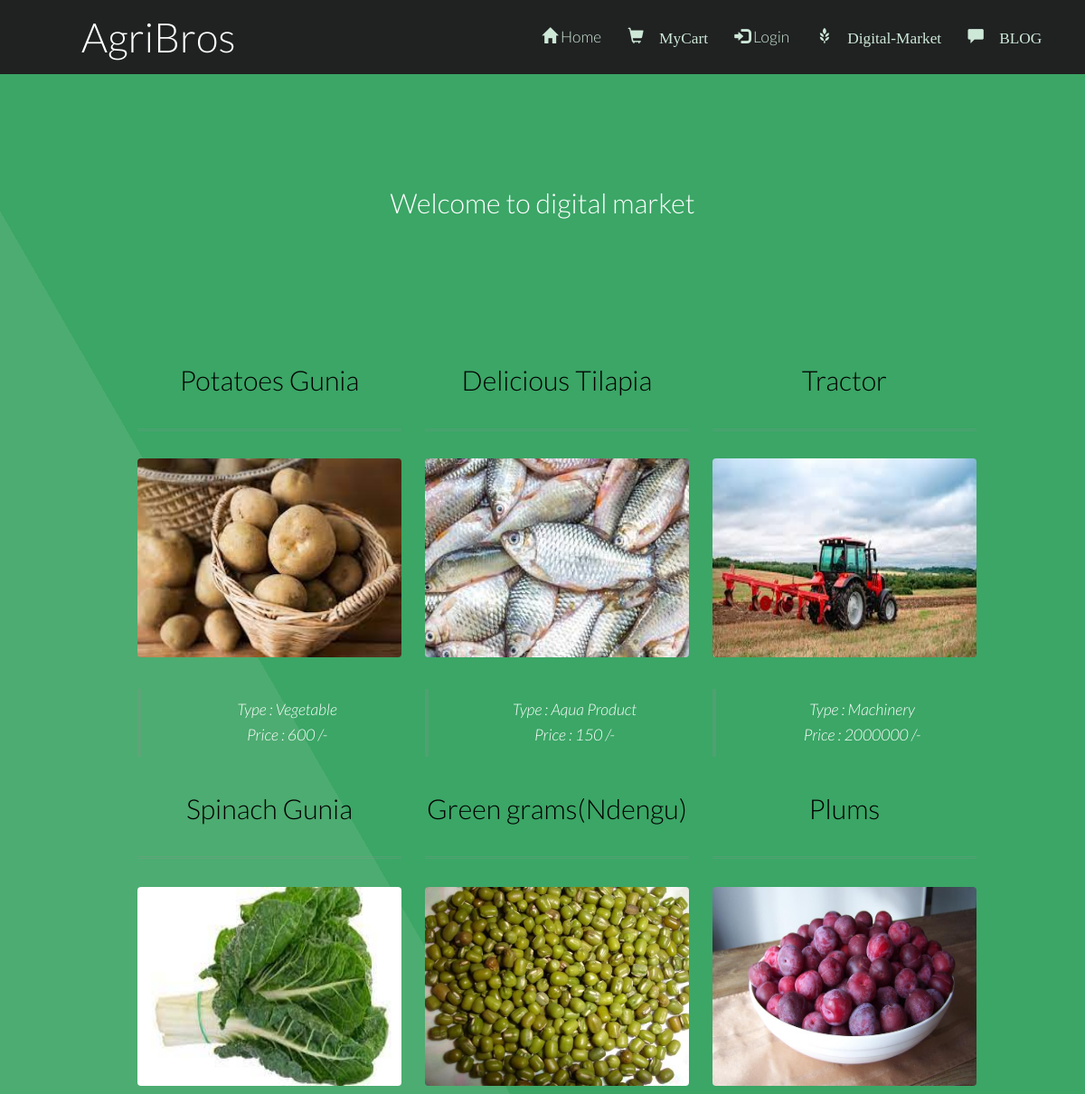
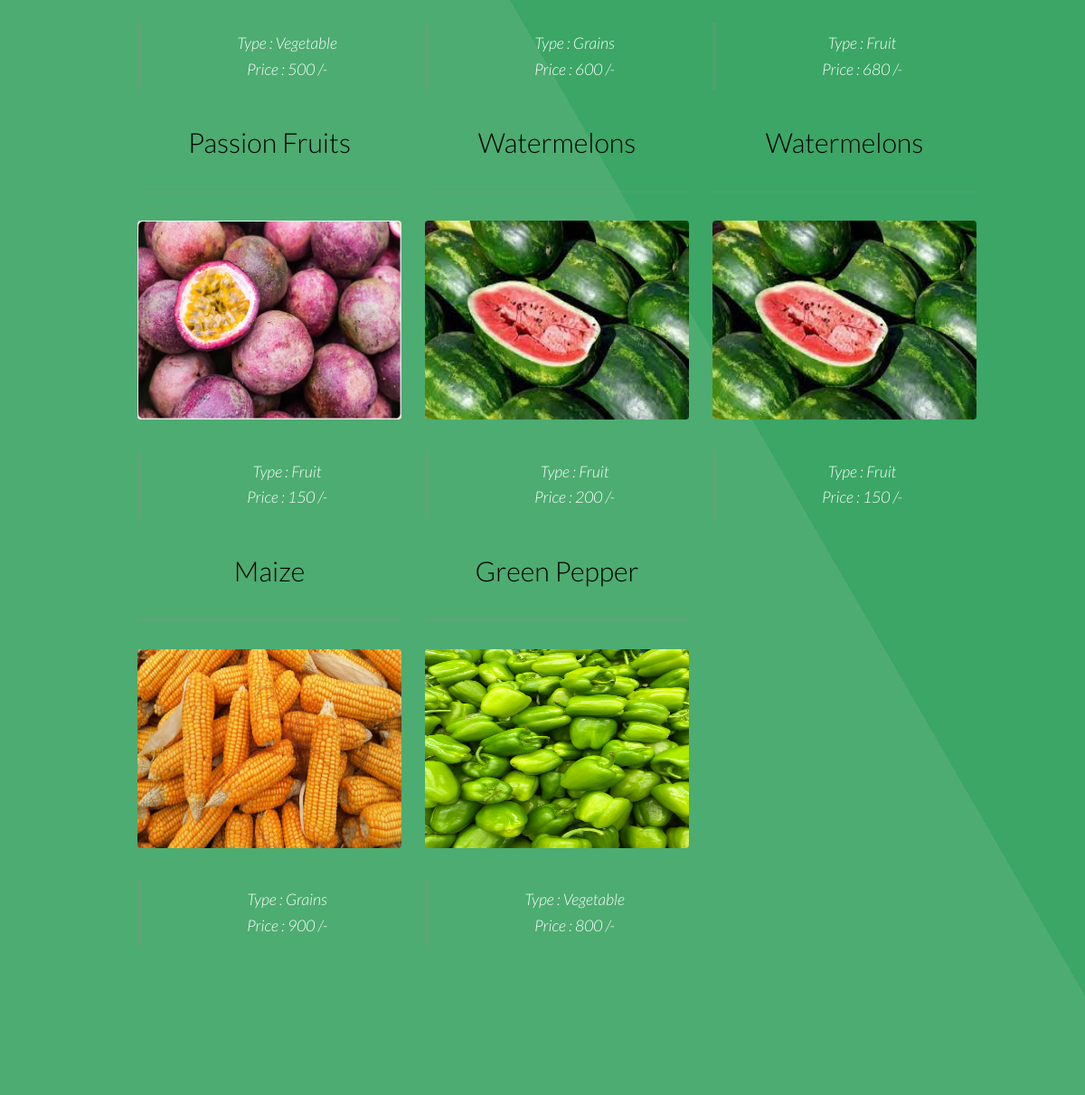
/productMenu.php, run on the app's committed database (2 pictures, top to bottom).
### tables this page shows
CREATE TABLE `fproduct` (
  `fid` int NOT NULL,
  `pid` int NOT NULL,
  `product` varchar(255) NOT NULL,
  `pcat` varchar(255) NOT NULL,
  `pinfo` varchar(255) NOT NULL,
  `price` float NOT NULL,
  `pimage` varchar(255) NOT NULL DEFAULT 'blank.png',
  `picStatus` int NOT NULL DEFAULT '0'
);

### productMenu.php (the view, shortened to what this page needs)
<?php
	require 'db.php';
?>
<!DOCTYPE html>
<html lang="en">
	<head>
		<link href="bootstrap\css\bootstrap.min.css" rel="stylesheet">
		<link rel="stylesheet" href="login.css"/>
	</head>
	<body class>
		<?php
			require 'menu.php';
		?>
			<section id="main" class="wrapper style1 align-center" >
				<div class="container">
						<h2>Welcome to digital market</h2>
				<section id="two" class="wrapper style2 align-center">
				<div class="container">
				<?php
					if(!isset($_GET['type']) OR $_GET['type'] == "all")
					{
					 	$sql = "SELECT * FROM fproduct WHERE 1";
					}
					$result = mysqli_query($conn, $sql);
					?>
					<div class="row">
					<?php
						while($row = $result->fetch_array()):
							$picDestination = "images/productImages/".$row['pimage'];
						?>
							<div class="col-md-4">
							<section>
							<strong><h2 class="title" style="color:black; "><?php echo $row['product'].'';?></h2></strong>
							<a href="review.php?pid=<?php echo $row['pid'] ;?>" > <img class="image fit" src="<?php echo $picDestination;?>" height="220px;"  /></a>
							<div style="align: left">
							<blockquote><?php echo "Type : ".$row['pcat'].'';?><br><?php echo "Price : ".$row['price'].' /-';?><br></blockquote>
						</section>
						</div>
						<?php endwhile;	?>
					</div>
			</section>
			</section>
	</body>
</html>

### menu.php
<?php
	if(isset($_SESSION['logged_in']) AND $_SESSION['logged_in'] == 1)
	{
		$loginProfile = "My Profile: ". $_SESSION['Username'];
		$logo = "glyphicon glyphicon-user";
		if($_SESSION['Category']!= 1)
		{
			$link = "Login/profile.php";
		}
		else {
				$link = "profileView.php";
		}
	}
	else
	{
		$loginProfile = "Login";
		$link = "index.php";
		$logo = "glyphicon glyphicon-log-in";
	}
?>
<!DOCTYPE html>
			<header id="header">
				<h1><a href="index.php">AgriBros</a></h1>
				<nav id="nav">
					<ul>
						<li><a href="index.php"><span class="glyphicon glyphicon-home"></span> Home</a></li>
						<li><a href="myCart.php"><span class="glyphicon glyphicon-shopping-cart"> MyCart</a></li>
						<li><a href="<?= $link; ?>"><span class="<?php echo $logo; ?>"></span><?php echo" ". $loginProfile; ?></a></li>
						<li><a href="market.php"><span class="glyphicon glyphicon-grain"> Digital-Market</a></li>
						<li><a href="blogView.php"><span class="glyphicon glyphicon-comment"> BLOG</a></li>
					</ul>
				</nav>
			</header>
	</body>
</html>

### login.css (style rules this page uses)
.container { padding: 16px; }

### css/style.css (style rules this page uses)
body { background: #fff; }
body, input, select, textarea { color: #444; font-family: "Lato", Helvetica, sans-serif; font-size: 15pt; font-weight: 300; line-height: 1.65em; }
a { color: #4dac71; text-decoration: underline; }
strong, b { color: #666; font-weight: 400; }
h1, h2, h3, h4, h5, h6 { color: #666; font-weight: 300; line-height: 1em; margin: 0 0 1em 0; }
h1 a, h2 a, h3 a, h4 a, h5 a, h6 a { color: inherit; text-decoration: none; }
h2 { font-size: 1.75em; line-height: 1.5em; }
blockquote { border-left: solid 4px rgba(144, 144, 144, 0.25); font-style: italic; margin: 0 0 2em 0; padding: 0.5em 0 0.5em 2em; }
.align-center { text-align: center; }
.image { border-radius: 4px; border: 0; display: inline-block; position: relative; }
.image.fit { display: block; margin: 0 0 2em 0; width: 100%; }
ul { list-style: disc; margin: 0 0 2em 0; padding-left: 1em; }
ul li { padding-left: 0.5em; }
#header { background-color: #202222; color: #ffffff; cursor: default; height: 4.75em; line-height: 4.75em; width: 100%; z-index: 10000; }
#header h1 { color: #ffffff; height: inherit; left: 2.5em; line-height: inherit; margin: 0; padding: 0; position: absolute; top: 0; }
#header h1 a { font-size: 1.25em; }
#header nav { height: inherit; line-height: inherit; position: absolute; right: 2.75em; top: 0; vertical-align: middle; }
#header nav > ul { list-style: none; margin: 0; padding-left: 0; }
#header nav > ul > li { border-radius: 4px; display: inline-block; margin-left: 1.5em; padding-left: 0; }
#header nav > ul > li a { -moz-transition: color 0.2s ease-in-out; -webkit-transition: color 0.2s ease-in-out; -o-transition: color 0.2s ease-in-out; -ms-transition: color 0.2s ease-in-out; transition: color 0.2s ease-in-out; color: #cee8d8; display: inline-block; text-decoration: none; }
#header nav > ul > li:first-child { margin-left: 0; }
.wrapper { padding: 6em 0em 4em; }
.wrapper.style1 { background-color: #3ba666; -moz-background-image: linear-gradient(60deg, #4dac71 50%, #3ba666 50%); -webkit-background-image: linear-gradient(60deg, #4dac71 50%, #3ba666 50%); -o-background-image: linear-gradient(60deg, #4dac71 50%, #3ba666 50%); -ms-background-image: linear-gradient(60deg, #4dac71 50%, #3ba666 50%); background-image: linear-gradient(60deg, #4dac71 50%, #3ba666 50%); color: #ffffff; }
.wrapper.style1 h2 { color: #ffffff; }
.wrapper.style2 .title, .wrapper.style2 header { border-bottom: medium double rgba(144, 144, 144, 0.25); padding-bottom: 1em; }

### css/style-xlarge.css (style rules this page uses)
body, input, select, textarea { font-size: 13pt; }

### css/style-large.css (style rules this page uses)
body, input, select, textarea { font-size: 13pt; }

### data on the page
fproduct: product "Potatoes Gunia", pimage (picture), pcat "Vegetable", price "600"
fproduct: product "Delicious Tilapia", pimage (picture), pcat "Aqua Product", price "150"
fproduct: product "Tractor", pimage (picture), pcat "Machinery", price "2000000"
fproduct: product "Spinach Gunia", pimage (picture), pcat "Vegetable", price "500"
fproduct: product "Green grams(Ndengu)", pimage (picture), pcat "Grains", price "600"
fproduct: product "Plums", pimage (picture), pcat "Fruit", price "680"
fproduct: product "Passion Fruits", pimage (picture), pcat "Fruit", price "150"
fproduct: product "Watermelons", pimage (picture), pcat "Fruit", price "200"
fproduct: product "Watermelons", pimage (picture), pcat "Fruit", price "150"
fproduct: product "Maize", pimage (picture), pcat "Grains", price "900"
fproduct: product "Green Pepper", pimage (picture), pcat "Vegetable", price "800"

### other printed values
$loginProfile "Login"
